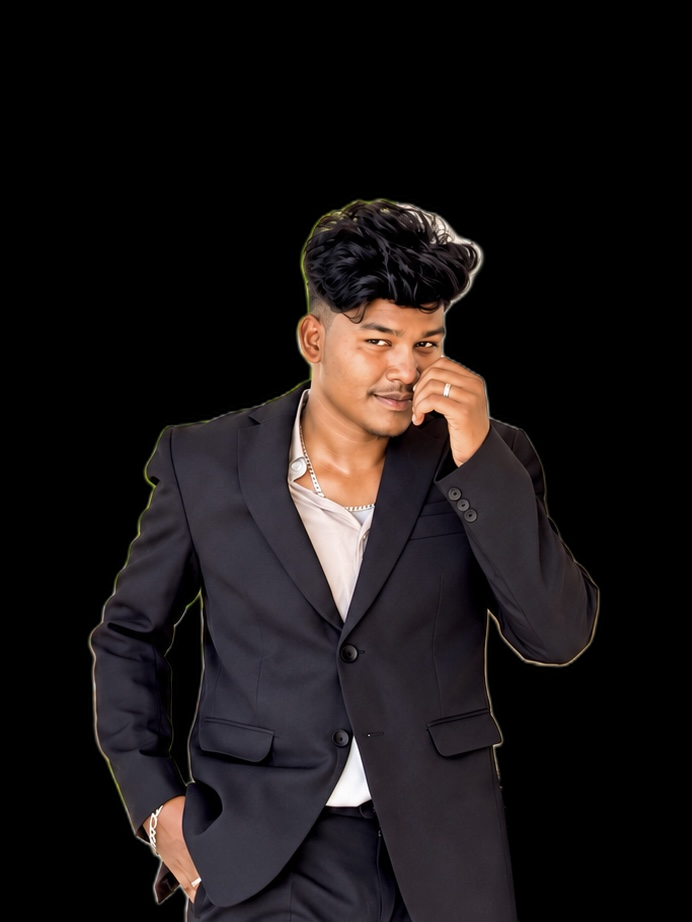
#> input picture assets_src/portrait_cutout.png, 692 x 922 px
$ python build_portrait_assets.py
#> lines starting #> are read from the running program, lines starting #| are printed output that depends on the picture; after the words box and inside, x2 and y2 are one past the last pixel; in counts of white or black regions, pixels touching at a corner belong together
"""Build every portrait-derived asset from ONE photo.

    python tools/build_portrait_assets.py

Input : assets_src/portrait.png          (the photo)
        assets_src/portrait_cutout.png   (made on first run with `rembg`;
                                          once it exists rembg is not needed)
Output: public/media/hero.mp4 / hero.webm / hero.jpg + manifest.json
            the packed clip the hero scene composites: colour on the left
            half, alpha matte on the right half (see README)
        public/fin/man.png + public/fin/fin.json
            the figure for the closing scene
        public/media/og.jpg, public/favicon.png
            social preview and favicon

The hero scene was designed around a full-length walking figure. A still photo
is brought to life with a slow breathing push-in and a slight sway, and the
cut-off at the thighs is dissolved into the dark so it reads as a portrait
emerging from the background rather than a cropped photo.
"""
import json
import math
import os
import subprocess

import cv2
import numpy as np
from scipy import ndimage as ndi

ROOT = os.path.dirname(os.path.dirname(os.path.abspath(__file__)))
SRC = os.path.join(ROOT, "assets_src")
MEDIA = os.path.join(ROOT, "public", "media")
FIN = os.path.join(ROOT, "public", "fin")

W, H, FRAMES, FPS = 720, 1280, 240, 24
HEADROOM = 0.30    # >0 makes the subject render smaller in the hero scene


# ---------------------------------------------------------------- cut-out ---
def make_cutout():
    out = os.path.join(SRC, "portrait_cutout.png")
    if os.path.exists(out):
        return cv2.imread(out, cv2.IMREAD_UNCHANGED)
#> returned value is the input picture: shape (922, 692, 4); mean B, G, R, A 21.6, 21.2, 25.6, 93
    from rembg import new_session, remove  # pip install rembg
    from PIL import Image
    im = Image.open(os.path.join(SRC, "portrait.png")).convert("RGB")
    cut = remove(im, session=new_session("u2net_human_seg"))
    cut.save(out)
    return cv2.imread(out, cv2.IMREAD_UNCHANGED)


def refine(rgba):
    """Tighten the matte and replace fringe colour (the old background bleeding
    through at hair and shoulder edges) with colour from just inside the edge."""
    bgr = rgba[:, :, :3].astype(np.float32)
    a = rgba[:, :, 3].astype(np.float32) / 255.0
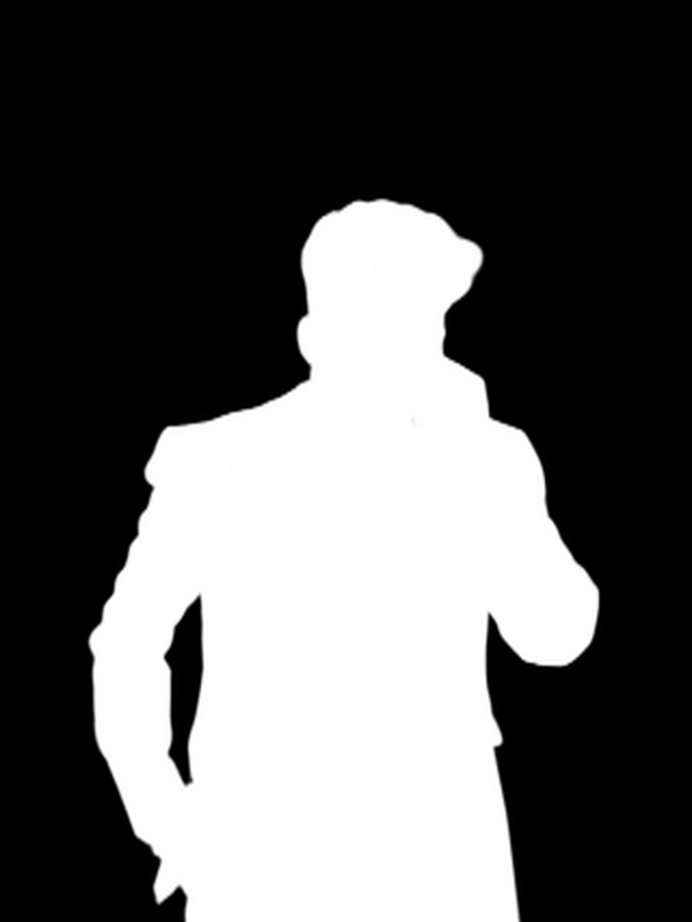
#> a: shape (922, 692) float32; min 0, max 1, mean 0.365
    a = np.clip((a - 0.30) / 0.60, 0, 1)
    # Hair is near-black. Pale pixels hugging the hair outline are background
    # (wall / foliage) the model counted as hair, so they are removed.
    ys0 = np.nonzero((a > 0.5).any(axis=1))[0].min()
#> ys0 = 200
    lum = cv2.cvtColor(np.clip(bgr, 0, 255).astype(np.uint8), cv2.COLOR_BGR2GRAY)
    edge = ndi.distance_transform_edt(a > 0.5)
    rows = np.zeros_like(a, bool)
    rows[ys0:ys0 + 105] = True
    a = np.where(rows & (lum > 85) & (edge < 9), 0.0, a)
    a = cv2.morphologyEx(a, cv2.MORPH_OPEN, np.ones((3, 3), np.uint8))
    # whatever pale tint survives right at the hair rim is pulled down to hair
    # darkness (texture inside the hair is untouched)
    rim = rows & (ndi.distance_transform_edt(a > 0.5) < 14)
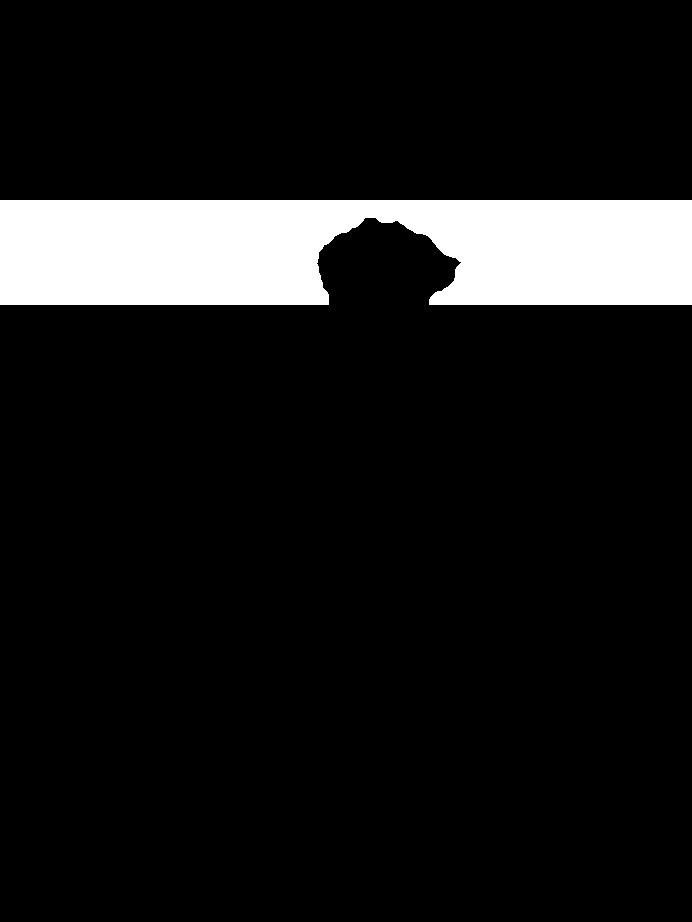
#> rim: shape (922, 692) bool; 10% white; 1 white region, box (x1, y1, x2, y2) and area: (0, 200, 692, 305) 63504
    k = np.where(rim, np.minimum(1.0, 46.0 / np.maximum(lum, 1)), 1.0)
    bgr = bgr * k[..., None]
    filled = ndi.binary_fill_holes(a > 0.5)          # no pin-holes inside the hair
#> filled: shape (922, 692) bool; 37% white; 1 white region, box (x1, y1, x2, y2) and area: (89, 200, 599, 922) 235868
    a = np.where(filled & (a <= 0.5), 1.0, a)
    a = cv2.erode(a, np.ones((3, 3), np.uint8))           # pull the edge in 1px
    a = cv2.GaussianBlur(a, (0, 0), 0.9)
    inner = cv2.erode((a > 0.97).astype(np.uint8), np.ones((11, 11), np.uint8)) > 0
#> inner: shape (922, 692) bool; 32.9% white; 2 white regions, box (x1, y1, x2, y2) and area: (99, 210, 590, 922) 208320, (174, 614, 196, 756) 1585
    _, (iy, ix) = ndi.distance_transform_edt(~inner, return_indices=True)
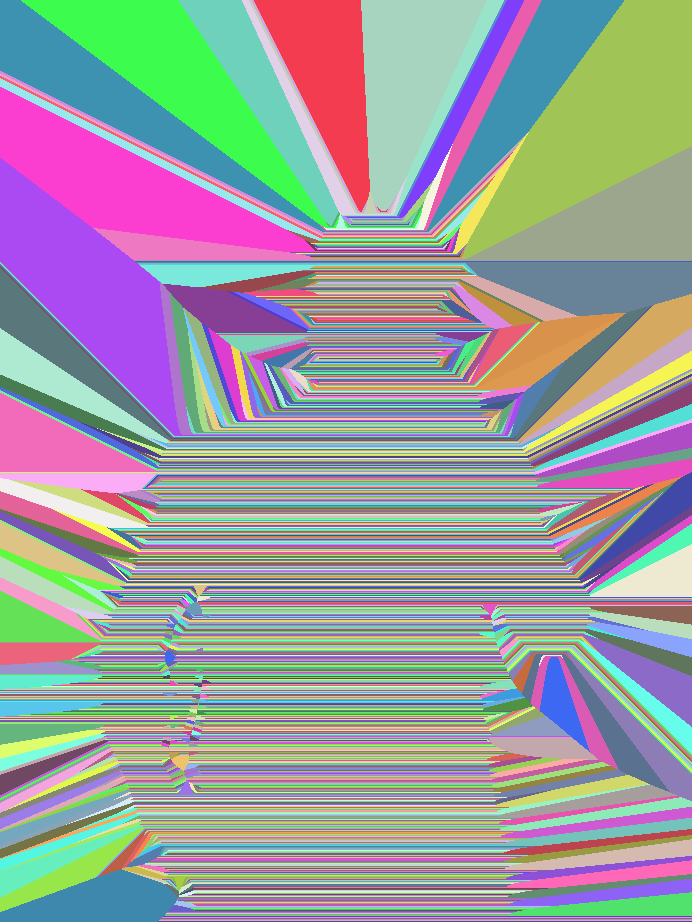
#> iy: shape (922, 692) int32; 712 distinct labels, from 210 to 921; one colour per label, 0 black
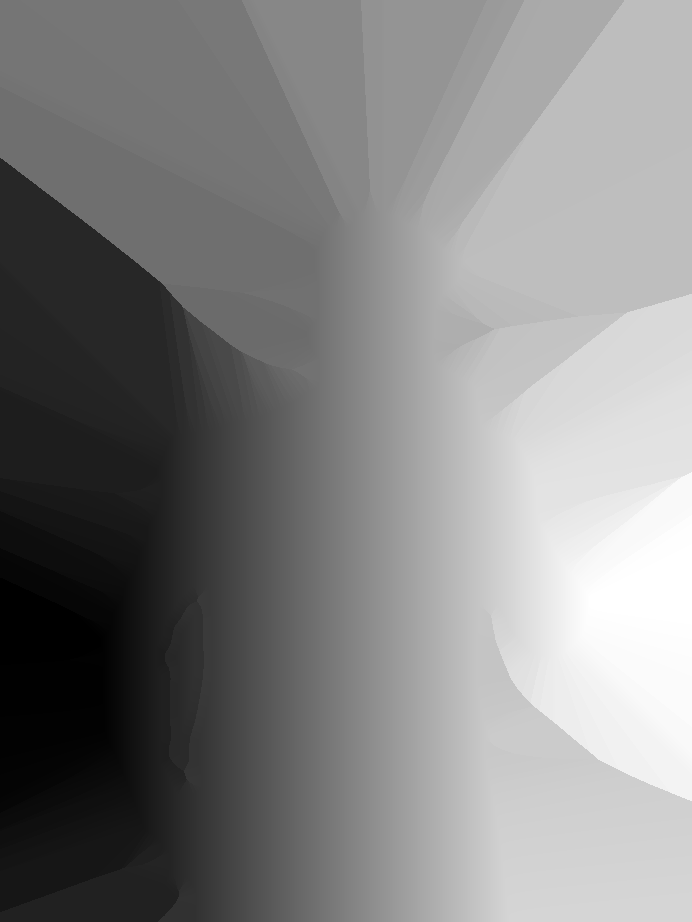
#> ix: shape (922, 692) int32; min 99, max 589, mean 350.8; drawn with min black and max white
    solid = bgr[iy, ix]
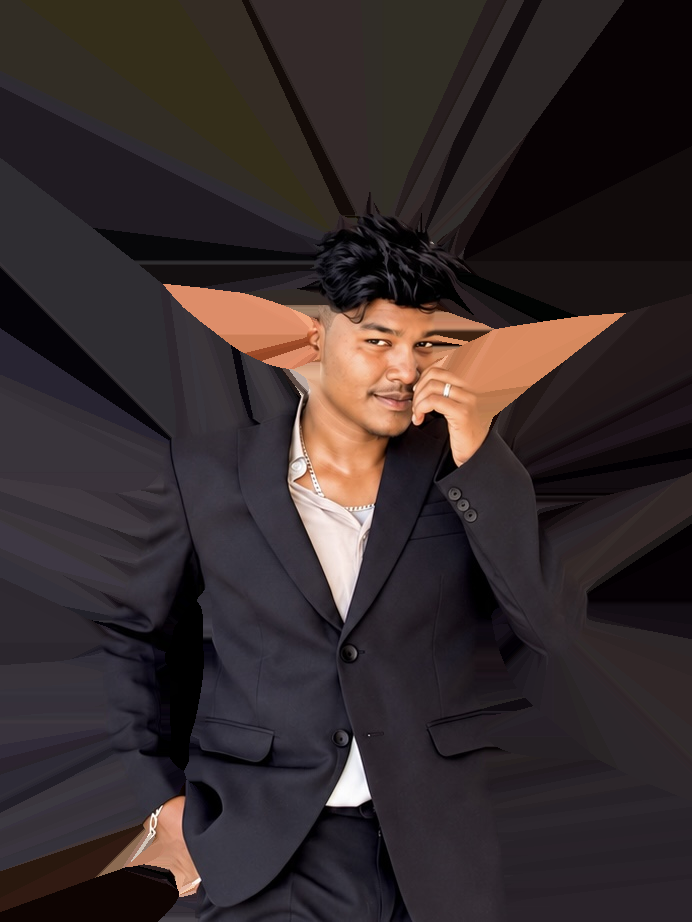
#> solid: shape (922, 692, 3) float64; mean B, G, R 43.7, 43.1, 53
    k = np.where(inner[..., None], 1.0, 0.0)          # edge band = interior colour
    bgr = bgr * k + solid * (1 - k)
    return bgr, a


def crop_to_subject(bgr, a):
    ys, xs = np.nonzero(a > 0.5)
    y0, y1, x0, x1 = ys.min(), ys.max() + 1, xs.min(), xs.max() + 1
#> y0 = 201; y1 = 922; x0 = 91; x1 = 598
    pad = 6
    y0, x0 = max(0, y0 - pad), max(0, x0 - pad)
#> y0 = 195; x0 = 85
    y1, x1 = min(a.shape[0], y1 + pad), min(a.shape[1], x1 + pad)
#> x1 = 604
    return bgr[y0:y1, x0:x1], a[y0:y1, x0:x1]


# ------------------------------------------------------------------ video ---
# [29 lines left out: function hero_frames, not called in this run]


def encode(bgr, a):
    os.makedirs(MEDIA, exist_ok=True)
    mp4, webm = os.path.join(MEDIA, "hero.mp4"), os.path.join(MEDIA, "hero.webm")
    cmd = ["ffmpeg", "-v", "error", "-y", "-f", "rawvideo", "-pix_fmt", "bgr24",
           "-s", "%dx%d" % (W * 2, H), "-r", str(FPS), "-i", "-",
           "-an", "-c:v", "libx264", "-preset", "slow", "-crf", "18",
           "-pix_fmt", "yuv420p", "-profile:v", "high", "-level", "4.1",
           "-color_range", "pc", "-movflags", "+faststart", mp4,
           "-an", "-c:v", "libvpx-vp9", "-crf", "28", "-b:v", "0", "-row-mt", "1",
           "-cpu-used", "4", "-pix_fmt", "yuv420p", webm]
    p = subprocess.Popen(cmd, stdin=subprocess.PIPE)
    track, first = [], None
    for packed, box in hero_frames(bgr, a):
        if first is None:
            first = packed
        p.stdin.write(packed.tobytes())
        track.append(box)
    p.stdin.close()
    p.wait()
    cv2.imwrite(os.path.join(MEDIA, "hero.jpg"), first[:, :W],
                [cv2.IMWRITE_JPEG_QUALITY, 82])
    with open(os.path.join(MEDIA, "manifest.json"), "w", encoding="utf-8") as fh:
        json.dump({"clips": {"hero": {
            "name": "hero", "frames": FRAMES, "w": W, "h": H,
            "mp4": "hero.mp4", "webm": "hero.webm", "poster": "hero.jpg",
            "packed": "side-by-side: colour | matte", "track": track}}}, fh, indent=1)
    print("hero clip: %d frames" % len(track))


# ----------------------------------------------------------------- finale ---
# [85 lines left out: functions build_finale_man, red_ground, place, build_social, not called in this run]


if __name__ == "__main__":
    cut = make_cutout()
    bgr, a = refine(cut)
    bgr, a = crop_to_subject(bgr, a)
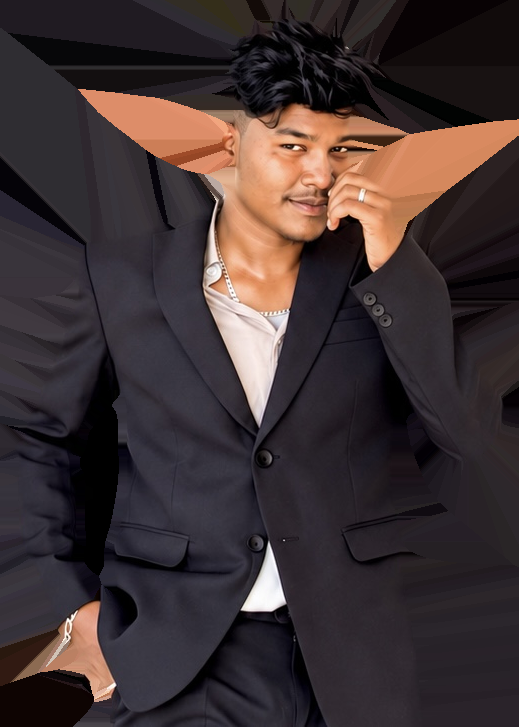
#> bgr: shape (727, 519, 3) float64; mean B, G, R 50.8, 50, 62.4
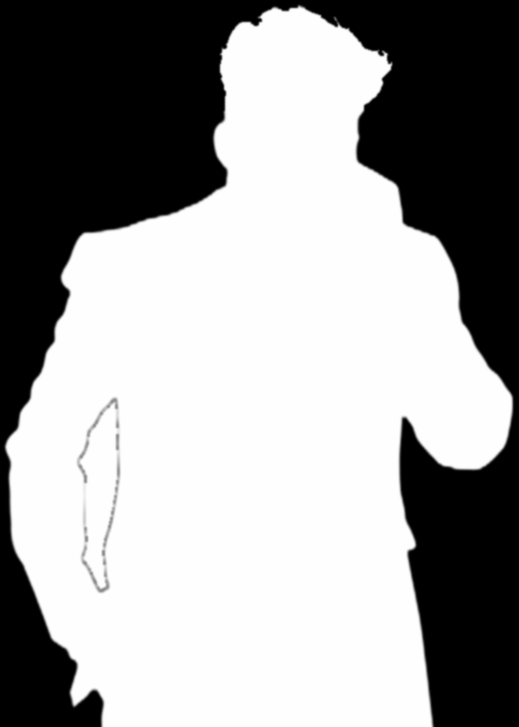
#> a: shape (727, 519) float32; min 0, max 1, mean 0.617
#> (the run stopped early here; a loop or call above may not have finished)
